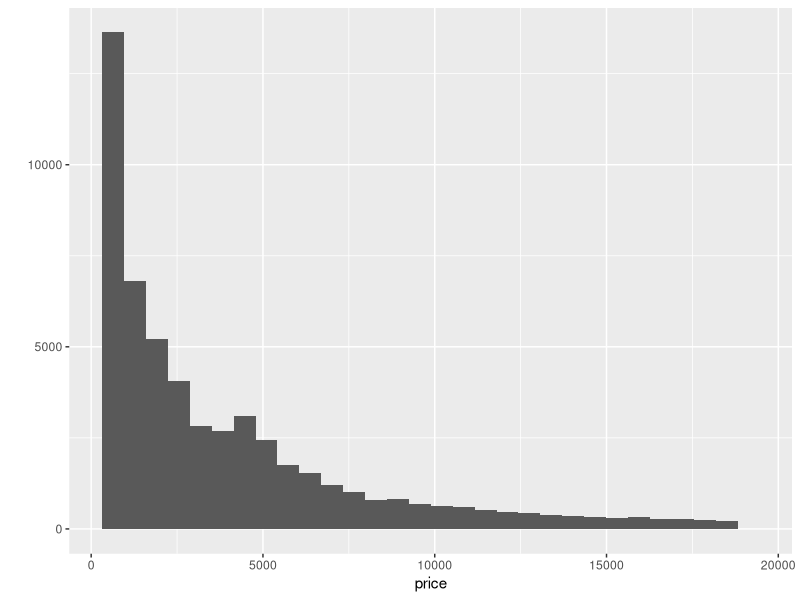
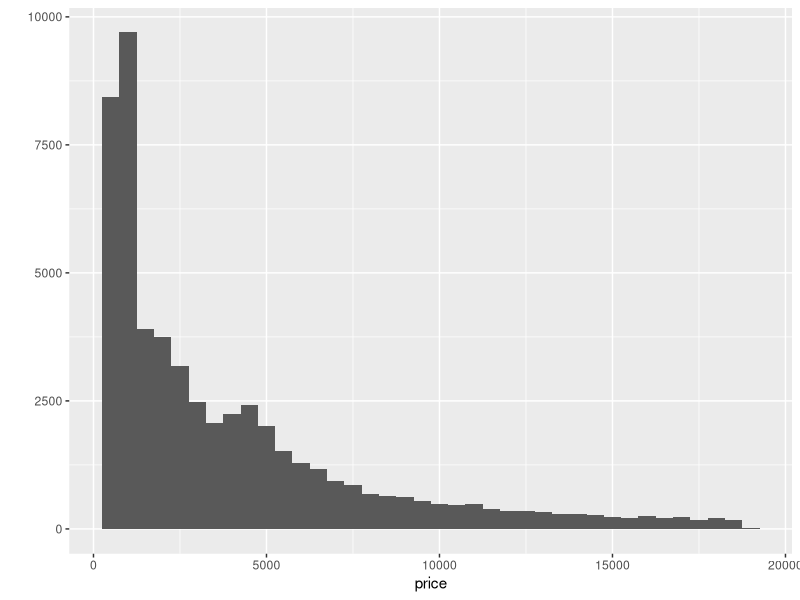
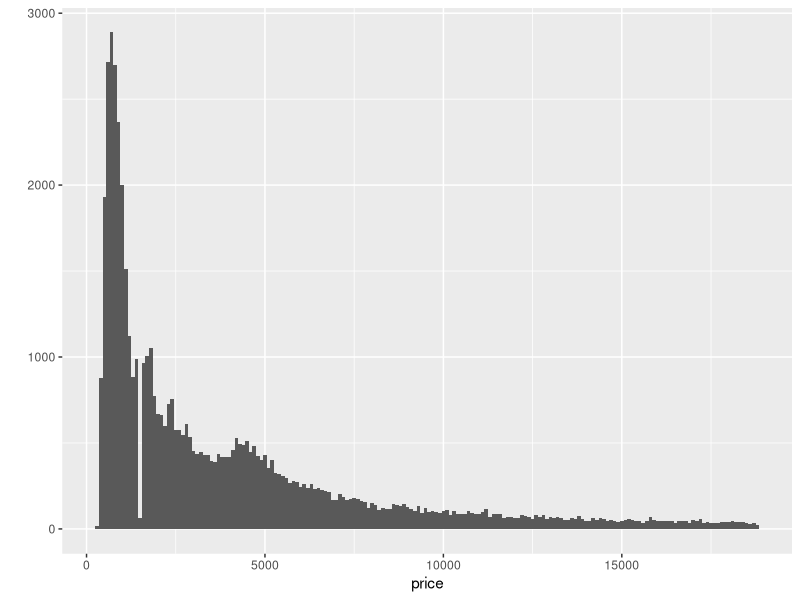
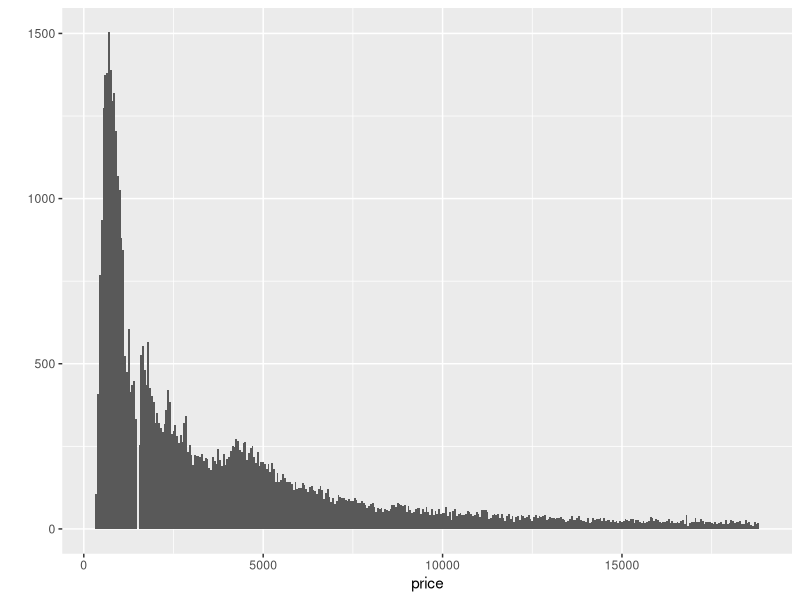
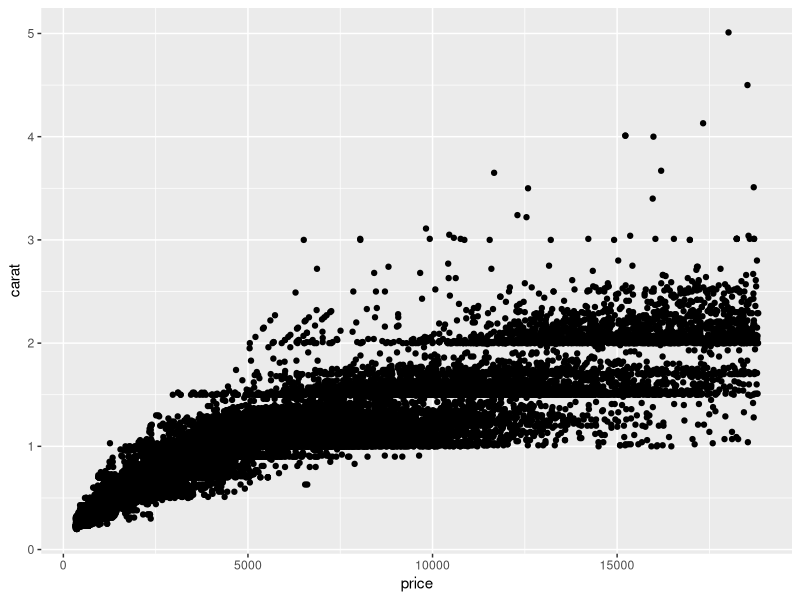
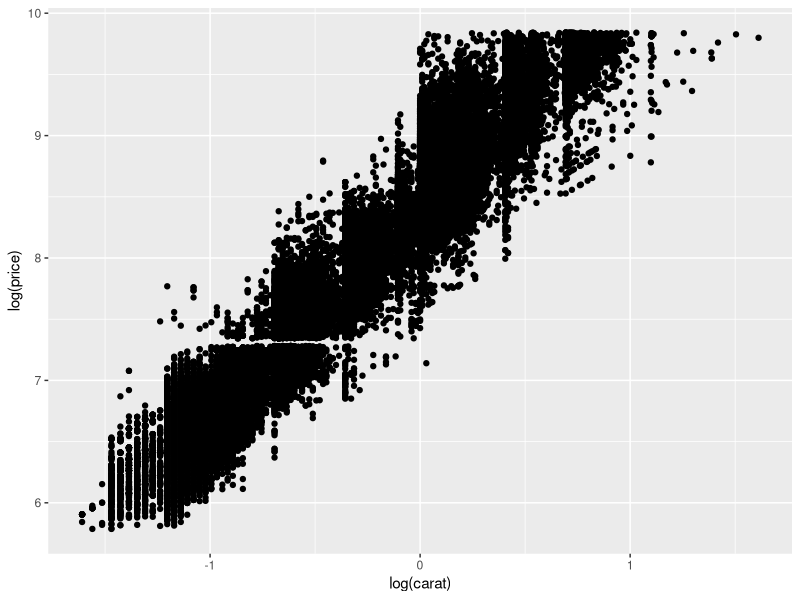
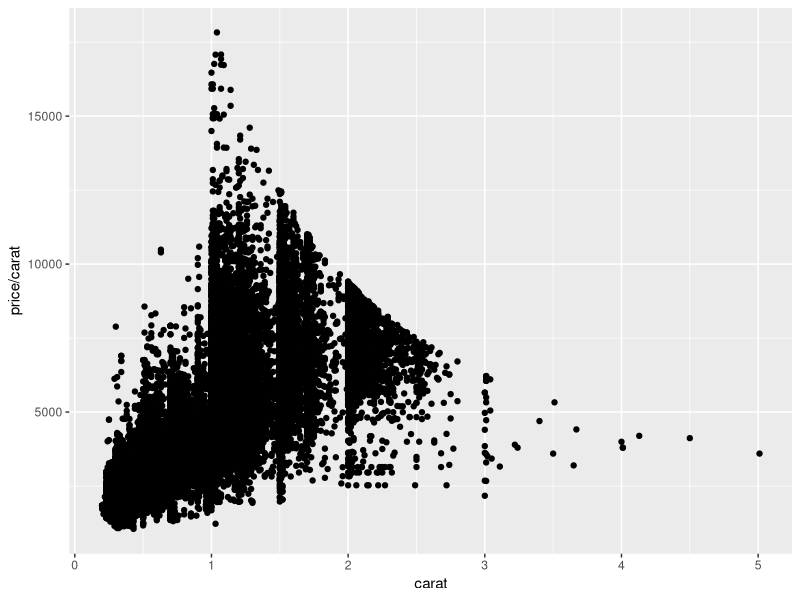
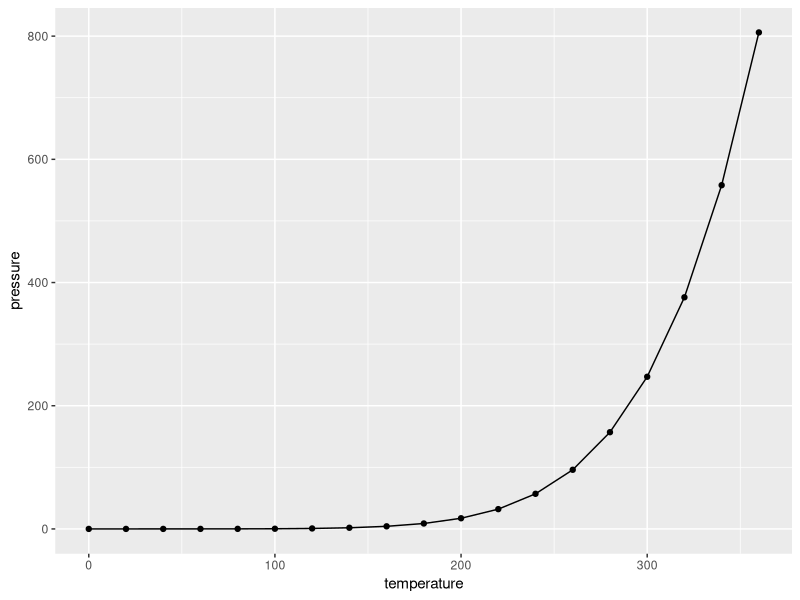

Source code (R) for these figures, in order: (Note: this script raises an error after producing the figures.)
library(ggplot2)

str(diamonds)

# Examining distributions
# ======================================================

# Histograms ---------------------------------------
qplot(price, data=diamonds, geom="histogram")

# ALWAYS EXPERIMENT WITH THE BIN SIZE!
qplot(price, data=diamonds, geom="histogram", binwidth=500)
# ALWAYS EXPERIMENT WITH THE BIN SIZE!
qplot(price, data=diamonds, geom="histogram", binwidth=100)
# ALWAYS EXPERIMENT WITH THE BIN SIZE!
qplot(price, data=diamonds, geom="histogram", binwidth=50)

# Investigating relationships
# ======================================================

# Two continuous variables -----------------------------------
# Use a scatterplot
qplot(price, carat, data=diamonds)
qplot(log(carat), log(price), data=diamonds)
qplot(carat, price/carat, data=diamonds)

# Use a line
qplot(temperature, pressure, data=pressure, geom=c("line", "point"))

# Map extra variables to other aesthetic attributes
qplot(carat, price, data=diamonds, colour=color)
qplot(carat, price, data=diamonds, size=carat)
qplot(carat, price, data=diamonds, shape=cut)

# Facetting displays the same plot for different subsets of the data
# use facets argument, rows on left hand-size 
qplot(price, carat, data=diamonds, facets = . ~ color)
qplot(price, carat, data=diamonds, facets = color ~ clarity)

# One continuous, one categorical -----------------------------------

# There is too much overplotting in a scatterplot to be very useful
# we can basically only see the range of the data
qplot(color, price/carat, data=diamonds)

# We could spread the points out a little bit, by adding random jitter
# This helps a little bit, but it's still hard to see what's going on
qplot(color, price/carat, data=diamonds, position="jitter")
#qplot(color, price/carat, data=diamonds, position=position_jitter(x=2))

# Another technique is to visualise the conditional distribution, ie.
# for a given colour, what is the distribution of price/colour.
# A boxplot provides a simple summary of the distribution:
qplot(color, price/carat, data=diamonds, geom="boxplot")

# Or we can use a histogram for each colour to look at the shape of
# the distribution in more detail:
qplot(price/carat, data=diamonds, facet= color ~ ., geom="histogram")

# ALWAYS EXPERIMENT WITH THE BIN SIZE!
qplot(price/carat, data=diamonds, facet= color ~ ., geom="histogram", binwidth=100)

# Two categorical variables -----------------------------------
# Use a fluctuation diagram - a visualisation of the contingency table

ggfluctuation(table(diamonds$cut, diamonds$color))

# Zooming ---------------------------------------
# You can zoom in on an interesting area of the plot using the 
# xlim and ylim arguments:

qplot(price, data=diamonds, geom="histogram", xlim=c(0, 1000))


#Down Sample
dSample <- diamonds[sample(nrow(diamonds), 1000),]
str(dSample)


#ggplot2 ------------------------------------
per_hour <- flights %>%
  filter(cancelled == 0) %>%
  mutate(time = hour + minute / 60) %>%
  group_by(time) %>%
  summarise(dep_delay = mean(dep_delay, na.rm = TRUE), n = n())

qplot(time, dep_delay, data = per_hour)
qplot(time, dep_delay, data = per_hour, size = n) + scale_size_area()
qplot(time, dep_delay, data = filter(per_hour, n > 30), size = n) + scale_size_area()